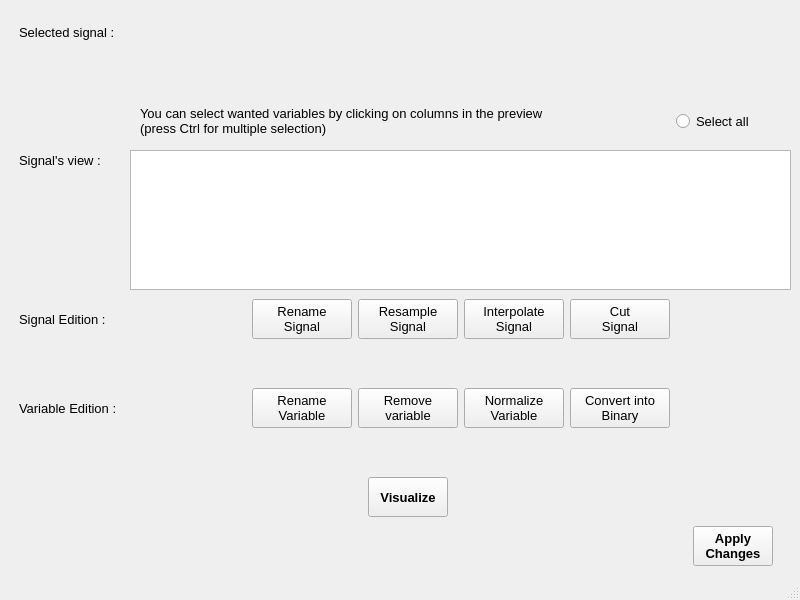
<?xml version="1.0" encoding="UTF-8"?>
<ui version="4.0">
 <class>EditSignalWindow</class>
 <widget class="QMainWindow" name="EditSignalWindow">
  <property name="geometry">
   <rect>
    <x>0</x>
    <y>0</y>
    <width>800</width>
    <height>600</height>
   </rect>
  </property>
  <property name="font">
   <font>
    <pointsize>10</pointsize>
   </font>
  </property>
  <property name="contextMenuPolicy">
   <enum>Qt::DefaultContextMenu</enum>
  </property>
  <property name="windowTitle">
   <string>Edit a Signal</string>
  </property>
  <property name="toolButtonStyle">
   <enum>Qt::ToolButtonIconOnly</enum>
  </property>
  <property name="documentMode">
   <bool>false</bool>
  </property>
  <property name="tabShape">
   <enum>QTabWidget::Rounded</enum>
  </property>
  <property name="dockNestingEnabled">
   <bool>false</bool>
  </property>
  <property name="unifiedTitleAndToolBarOnMac">
   <bool>false</bool>
  </property>
  <widget class="QWidget" name="centralwidget">
   <layout class="QGridLayout" name="gridLayout">
    <item row="0" column="1">
     <layout class="QGridLayout" name="gridLayout_2">
      <item row="8" column="6">
       <spacer name="horizontalSpacer_2">
        <property name="orientation">
         <enum>Qt::Horizontal</enum>
        </property>
        <property name="sizeType">
         <enum>QSizePolicy::Preferred</enum>
        </property>
        <property name="sizeHint" stdset="0">
         <size>
          <width>40</width>
          <height>20</height>
         </size>
        </property>
       </spacer>
      </item>
      <item row="0" column="6">
       <spacer name="verticalSpacer_9">
        <property name="orientation">
         <enum>Qt::Vertical</enum>
        </property>
        <property name="sizeType">
         <enum>QSizePolicy::Preferred</enum>
        </property>
        <property name="sizeHint" stdset="0">
         <size>
          <width>20</width>
          <height>40</height>
         </size>
        </property>
       </spacer>
      </item>
      <item row="4" column="5">
       <widget class="QPushButton" name="pushButton_cut_signal">
        <property name="sizePolicy">
         <sizepolicy hsizetype="Preferred" vsizetype="Preferred">
          <horstretch>0</horstretch>
          <verstretch>0</verstretch>
         </sizepolicy>
        </property>
        <property name="text">
         <string>Cut 
Signal</string>
        </property>
       </widget>
      </item>
      <item row="2" column="6">
       <widget class="QRadioButton" name="radioButton_select_all_variables">
        <property name="minimumSize">
         <size>
          <width>0</width>
          <height>20</height>
         </size>
        </property>
        <property name="maximumSize">
         <size>
          <width>16777215</width>
          <height>40</height>
         </size>
        </property>
        <property name="text">
         <string>Select all</string>
        </property>
       </widget>
      </item>
      <item row="3" column="1" colspan="6">
       <widget class="QTableWidget" name="tableWidget_signal_preview">
        <property name="sizePolicy">
         <sizepolicy hsizetype="Preferred" vsizetype="Preferred">
          <horstretch>0</horstretch>
          <verstretch>0</verstretch>
         </sizepolicy>
        </property>
        <property name="minimumSize">
         <size>
          <width>0</width>
          <height>20</height>
         </size>
        </property>
        <property name="maximumSize">
         <size>
          <width>16777215</width>
          <height>140</height>
         </size>
        </property>
        <property name="editTriggers">
         <set>QAbstractItemView::NoEditTriggers</set>
        </property>
       </widget>
      </item>
      <item row="6" column="0">
       <widget class="QLabel" name="label_variable_edition">
        <property name="minimumSize">
         <size>
          <width>0</width>
          <height>20</height>
         </size>
        </property>
        <property name="maximumSize">
         <size>
          <width>16777215</width>
          <height>40</height>
         </size>
        </property>
        <property name="text">
         <string>Variable Edition : </string>
        </property>
        <property name="indent">
         <number>10</number>
        </property>
       </widget>
      </item>
      <item row="1" column="0" colspan="7">
       <spacer name="verticalSpacer_5">
        <property name="orientation">
         <enum>Qt::Vertical</enum>
        </property>
        <property name="sizeType">
         <enum>QSizePolicy::Preferred</enum>
        </property>
        <property name="sizeHint" stdset="0">
         <size>
          <width>20</width>
          <height>40</height>
         </size>
        </property>
       </spacer>
      </item>
      <item row="4" column="0">
       <widget class="QLabel" name="label_signal_edition">
        <property name="minimumSize">
         <size>
          <width>0</width>
          <height>20</height>
         </size>
        </property>
        <property name="maximumSize">
         <size>
          <width>16777215</width>
          <height>40</height>
         </size>
        </property>
        <property name="text">
         <string>Signal Edition : </string>
        </property>
        <property name="indent">
         <number>10</number>
        </property>
       </widget>
      </item>
      <item row="0" column="0">
       <widget class="QLabel" name="label_selected_signal">
        <property name="minimumSize">
         <size>
          <width>0</width>
          <height>20</height>
         </size>
        </property>
        <property name="maximumSize">
         <size>
          <width>16777215</width>
          <height>40</height>
         </size>
        </property>
        <property name="text">
         <string>Selected signal : </string>
        </property>
        <property name="indent">
         <number>10</number>
        </property>
       </widget>
      </item>
      <item row="3" column="0" alignment="Qt::AlignTop">
       <widget class="QLabel" name="label_signal_preview">
        <property name="minimumSize">
         <size>
          <width>0</width>
          <height>20</height>
         </size>
        </property>
        <property name="maximumSize">
         <size>
          <width>16777215</width>
          <height>40</height>
         </size>
        </property>
        <property name="text">
         <string>Signal's view : </string>
        </property>
        <property name="indent">
         <number>10</number>
        </property>
       </widget>
      </item>
      <item row="4" column="4">
       <widget class="QPushButton" name="pushButton_interpolate_signal">
        <property name="sizePolicy">
         <sizepolicy hsizetype="Preferred" vsizetype="Preferred">
          <horstretch>0</horstretch>
          <verstretch>0</verstretch>
         </sizepolicy>
        </property>
        <property name="minimumSize">
         <size>
          <width>0</width>
          <height>20</height>
         </size>
        </property>
        <property name="maximumSize">
         <size>
          <width>100</width>
          <height>40</height>
         </size>
        </property>
        <property name="text">
         <string>Interpolate 
Signal</string>
        </property>
       </widget>
      </item>
      <item row="2" column="1" colspan="5">
       <widget class="QLabel" name="label_select_variables">
        <property name="minimumSize">
         <size>
          <width>0</width>
          <height>20</height>
         </size>
        </property>
        <property name="maximumSize">
         <size>
          <width>16777215</width>
          <height>40</height>
         </size>
        </property>
        <property name="text">
         <string>You can select wanted variables by clicking on columns in the preview 
(press Ctrl for multiple selection)</string>
        </property>
        <property name="indent">
         <number>10</number>
        </property>
       </widget>
      </item>
      <item row="5" column="0" colspan="7">
       <spacer name="verticalSpacer_2">
        <property name="orientation">
         <enum>Qt::Vertical</enum>
        </property>
        <property name="sizeType">
         <enum>QSizePolicy::Preferred</enum>
        </property>
        <property name="sizeHint" stdset="0">
         <size>
          <width>20</width>
          <height>40</height>
         </size>
        </property>
       </spacer>
      </item>
      <item row="0" column="5">
       <spacer name="horizontalSpacer">
        <property name="orientation">
         <enum>Qt::Horizontal</enum>
        </property>
        <property name="sizeType">
         <enum>QSizePolicy::Preferred</enum>
        </property>
        <property name="sizeHint" stdset="0">
         <size>
          <width>40</width>
          <height>20</height>
         </size>
        </property>
       </spacer>
      </item>
      <item row="0" column="1">
       <spacer name="horizontalSpacer_6">
        <property name="orientation">
         <enum>Qt::Horizontal</enum>
        </property>
        <property name="sizeType">
         <enum>QSizePolicy::Preferred</enum>
        </property>
        <property name="sizeHint" stdset="0">
         <size>
          <width>40</width>
          <height>20</height>
         </size>
        </property>
       </spacer>
      </item>
      <item row="4" column="2">
       <widget class="QPushButton" name="pushButton_rename_signal">
        <property name="sizePolicy">
         <sizepolicy hsizetype="Preferred" vsizetype="Preferred">
          <horstretch>0</horstretch>
          <verstretch>0</verstretch>
         </sizepolicy>
        </property>
        <property name="minimumSize">
         <size>
          <width>0</width>
          <height>20</height>
         </size>
        </property>
        <property name="maximumSize">
         <size>
          <width>100</width>
          <height>40</height>
         </size>
        </property>
        <property name="text">
         <string>Rename 
Signal</string>
        </property>
       </widget>
      </item>
      <item row="4" column="3">
       <widget class="QPushButton" name="pushButton_resample_signal">
        <property name="sizePolicy">
         <sizepolicy hsizetype="Preferred" vsizetype="Preferred">
          <horstretch>0</horstretch>
          <verstretch>0</verstretch>
         </sizepolicy>
        </property>
        <property name="minimumSize">
         <size>
          <width>0</width>
          <height>20</height>
         </size>
        </property>
        <property name="maximumSize">
         <size>
          <width>100</width>
          <height>40</height>
         </size>
        </property>
        <property name="text">
         <string>Resample 
Signal</string>
        </property>
       </widget>
      </item>
      <item row="7" column="0" colspan="7">
       <spacer name="verticalSpacer">
        <property name="orientation">
         <enum>Qt::Vertical</enum>
        </property>
        <property name="sizeType">
         <enum>QSizePolicy::Preferred</enum>
        </property>
        <property name="sizeHint" stdset="0">
         <size>
          <width>20</width>
          <height>40</height>
         </size>
        </property>
       </spacer>
      </item>
      <item row="0" column="2" colspan="3">
       <widget class="QLabel" name="label_selected_signal_name">
        <property name="minimumSize">
         <size>
          <width>0</width>
          <height>20</height>
         </size>
        </property>
        <property name="sizeIncrement">
         <size>
          <width>0</width>
          <height>40</height>
         </size>
        </property>
        <property name="text">
         <string/>
        </property>
        <property name="alignment">
         <set>Qt::AlignCenter</set>
        </property>
        <property name="indent">
         <number>10</number>
        </property>
       </widget>
      </item>
      <item row="6" column="2">
       <widget class="QPushButton" name="pushButton_rename_variable">
        <property name="sizePolicy">
         <sizepolicy hsizetype="Preferred" vsizetype="Preferred">
          <horstretch>0</horstretch>
          <verstretch>0</verstretch>
         </sizepolicy>
        </property>
        <property name="minimumSize">
         <size>
          <width>0</width>
          <height>20</height>
         </size>
        </property>
        <property name="maximumSize">
         <size>
          <width>100</width>
          <height>40</height>
         </size>
        </property>
        <property name="text">
         <string>Rename 
Variable</string>
        </property>
       </widget>
      </item>
      <item row="9" column="6" alignment="Qt::AlignHCenter">
       <widget class="QPushButton" name="pushButton_apply_changes">
        <property name="sizePolicy">
         <sizepolicy hsizetype="Preferred" vsizetype="Preferred">
          <horstretch>0</horstretch>
          <verstretch>0</verstretch>
         </sizepolicy>
        </property>
        <property name="minimumSize">
         <size>
          <width>0</width>
          <height>20</height>
         </size>
        </property>
        <property name="maximumSize">
         <size>
          <width>100</width>
          <height>40</height>
         </size>
        </property>
        <property name="font">
         <font>
          <weight>75</weight>
          <bold>true</bold>
         </font>
        </property>
        <property name="text">
         <string>Apply 
Changes</string>
        </property>
       </widget>
      </item>
      <item row="6" column="5">
       <widget class="QPushButton" name="pushButton_convertIntoBinary">
        <property name="sizePolicy">
         <sizepolicy hsizetype="Preferred" vsizetype="Preferred">
          <horstretch>0</horstretch>
          <verstretch>0</verstretch>
         </sizepolicy>
        </property>
        <property name="minimumSize">
         <size>
          <width>0</width>
          <height>20</height>
         </size>
        </property>
        <property name="maximumSize">
         <size>
          <width>100</width>
          <height>40</height>
         </size>
        </property>
        <property name="text">
         <string>Convert into 
Binary</string>
        </property>
       </widget>
      </item>
      <item row="6" column="4">
       <widget class="QPushButton" name="pushButton_normalize_variable">
        <property name="sizePolicy">
         <sizepolicy hsizetype="Preferred" vsizetype="Preferred">
          <horstretch>0</horstretch>
          <verstretch>0</verstretch>
         </sizepolicy>
        </property>
        <property name="minimumSize">
         <size>
          <width>0</width>
          <height>20</height>
         </size>
        </property>
        <property name="maximumSize">
         <size>
          <width>100</width>
          <height>40</height>
         </size>
        </property>
        <property name="text">
         <string>Normalize 
Variable</string>
        </property>
       </widget>
      </item>
      <item row="8" column="3" alignment="Qt::AlignHCenter">
       <widget class="QPushButton" name="pushButton_visualize">
        <property name="sizePolicy">
         <sizepolicy hsizetype="Preferred" vsizetype="Preferred">
          <horstretch>0</horstretch>
          <verstretch>0</verstretch>
         </sizepolicy>
        </property>
        <property name="minimumSize">
         <size>
          <width>0</width>
          <height>20</height>
         </size>
        </property>
        <property name="maximumSize">
         <size>
          <width>100</width>
          <height>40</height>
         </size>
        </property>
        <property name="font">
         <font>
          <weight>75</weight>
          <bold>true</bold>
         </font>
        </property>
        <property name="text">
         <string>Visualize</string>
        </property>
       </widget>
      </item>
      <item row="6" column="3">
       <widget class="QPushButton" name="pushButton_remove_variable">
        <property name="sizePolicy">
         <sizepolicy hsizetype="Preferred" vsizetype="Preferred">
          <horstretch>0</horstretch>
          <verstretch>0</verstretch>
         </sizepolicy>
        </property>
        <property name="minimumSize">
         <size>
          <width>0</width>
          <height>20</height>
         </size>
        </property>
        <property name="maximumSize">
         <size>
          <width>100</width>
          <height>40</height>
         </size>
        </property>
        <property name="text">
         <string>Remove 
variable</string>
        </property>
       </widget>
      </item>
      <item row="8" column="0">
       <spacer name="verticalSpacer_7">
        <property name="orientation">
         <enum>Qt::Vertical</enum>
        </property>
        <property name="sizeType">
         <enum>QSizePolicy::Preferred</enum>
        </property>
        <property name="sizeHint" stdset="0">
         <size>
          <width>20</width>
          <height>40</height>
         </size>
        </property>
       </spacer>
      </item>
      <item row="9" column="0">
       <spacer name="verticalSpacer_8">
        <property name="orientation">
         <enum>Qt::Vertical</enum>
        </property>
        <property name="sizeType">
         <enum>QSizePolicy::Preferred</enum>
        </property>
        <property name="sizeHint" stdset="0">
         <size>
          <width>20</width>
          <height>40</height>
         </size>
        </property>
       </spacer>
      </item>
      <item row="6" column="6">
       <spacer name="verticalSpacer_6">
        <property name="orientation">
         <enum>Qt::Vertical</enum>
        </property>
        <property name="sizeType">
         <enum>QSizePolicy::Preferred</enum>
        </property>
        <property name="sizeHint" stdset="0">
         <size>
          <width>20</width>
          <height>40</height>
         </size>
        </property>
       </spacer>
      </item>
      <item row="4" column="6">
       <spacer name="verticalSpacer_4">
        <property name="orientation">
         <enum>Qt::Vertical</enum>
        </property>
        <property name="sizeType">
         <enum>QSizePolicy::Preferred</enum>
        </property>
        <property name="sizeHint" stdset="0">
         <size>
          <width>20</width>
          <height>40</height>
         </size>
        </property>
       </spacer>
      </item>
     </layout>
    </item>
   </layout>
  </widget>
  <widget class="QMenuBar" name="menubar">
   <property name="geometry">
    <rect>
     <x>0</x>
     <y>0</y>
     <width>800</width>
     <height>23</height>
    </rect>
   </property>
   <property name="contextMenuPolicy">
    <enum>Qt::DefaultContextMenu</enum>
   </property>
   <property name="defaultUp">
    <bool>false</bool>
   </property>
   <property name="nativeMenuBar">
    <bool>false</bool>
   </property>
  </widget>
  <widget class="QStatusBar" name="statusbar">
   <property name="sizeGripEnabled">
    <bool>true</bool>
   </property>
  </widget>
 </widget>
 <resources/>
 <connections/>
</ui>
